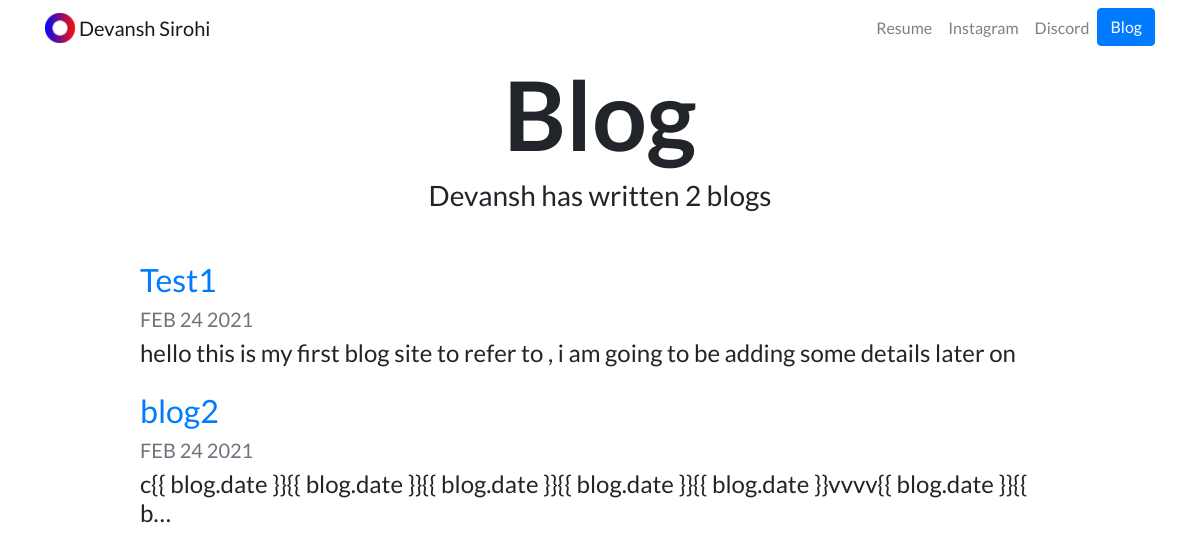
Screenshot of /blog/ with the database file from the repository.
### blog/models.py (models this page shows, shortened)
class Blog(models.Model):
    title=models.CharField(max_length=200)
    description=models.TextField()
    date=models.DateField()

### blog/views.py (the view)
# urls.py: path('',views.all_blogs,name='all_blogs'),
def all_blogs(request):
    blogs=Blog.objects.all()
    return render(request,'blog/all_blogs.html',{'blogs':blogs})

### blog/templates/blog/all_blogs.html
{% extends "portfolio/base.html" %}
{% load static %}
{% block content %}
<h1 id="blogtitle" class="font-weight-bold text-center">Blog</h1>
<h3 class="text-center mb-5">Devansh has written {{ blogs.count }} blog{{ blogs.count|pluralize }}</h3>
{% for blog in blogs %}
<div class="row justify-content-center my-3">
  <div class="col-md-10">
    <a href="{% url 'blog:detail' blog.id %}">
      <h2>{{ blog.title }}</h2>
    </a>
    <h5 class="text-muted">{{ blog.date|date:'M d Y'|upper }}</h5>
    <h4>{{ blog.description|striptags|truncatechars:100 }}</h4>
  </div>
</div>
{% endfor %}
{% endblock %}

### portfolio/static/portfolio/custom.css (style rules this page uses)
body { font-family: 'Lato', sans-serif; }
#blogtitle { font-size: 6rem; }

### rows the page displays
Blog: title "Test1", date "FEB 24 2021", description "hello this is my first blog site to refer to , i am going to be adding some details later on"
Blog: title "blog2", date "FEB 24 2021", description "c{{ blog.date }}{{ blog.date }}{{ blog.date }}{{ blog.date }}{{ blog.date }}vvvv{{ blog.date }}{{ b…"

### other values shown
{{ blogs.count }} "2"
